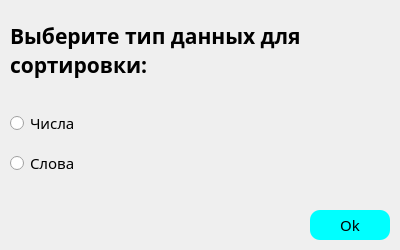
<?xml version="1.0" encoding="UTF-8"?>
<ui version="4.0">
 <class>Window_DataChoise</class>
 <widget class="QDialog" name="Window_DataChoise">
  <property name="geometry">
   <rect>
    <x>0</x>
    <y>0</y>
    <width>400</width>
    <height>250</height>
   </rect>
  </property>
  <property name="minimumSize">
   <size>
    <width>400</width>
    <height>250</height>
   </size>
  </property>
  <property name="maximumSize">
   <size>
    <width>400</width>
    <height>250</height>
   </size>
  </property>
  <property name="windowTitle">
   <string>DataChoise</string>
  </property>
  <property name="styleSheet">
   <string notr="true">QPushButton{
	background-color: aqua;
	border-radius: 10px;
	color: black;
	border-style: solid;
	font-size: 15px;
}</string>
  </property>
  <widget class="QLabel" name="label">
   <property name="geometry">
    <rect>
     <x>10</x>
     <y>20</y>
     <width>411</width>
     <height>61</height>
    </rect>
   </property>
   <property name="font">
    <font>
     <family>Bahnschrift</family>
     <pointsize>16</pointsize>
     <bold>true</bold>
    </font>
   </property>
   <property name="text">
    <string>Выберите тип данных для
сортировки:</string>
   </property>
  </widget>
  <widget class="QRadioButton" name="radioButton">
   <property name="geometry">
    <rect>
     <x>10</x>
     <y>110</y>
     <width>270</width>
     <height>26</height>
    </rect>
   </property>
   <property name="font">
    <font>
     <family>Bahnschrift</family>
     <pointsize>11</pointsize>
    </font>
   </property>
   <property name="text">
    <string>Числа</string>
   </property>
  </widget>
  <widget class="QRadioButton" name="radioButton_2">
   <property name="geometry">
    <rect>
     <x>10</x>
     <y>150</y>
     <width>270</width>
     <height>26</height>
    </rect>
   </property>
   <property name="font">
    <font>
     <family>Bahnschrift</family>
     <pointsize>11</pointsize>
    </font>
   </property>
   <property name="text">
    <string>Слова</string>
   </property>
  </widget>
  <widget class="QPushButton" name="pushButton">
   <property name="geometry">
    <rect>
     <x>310</x>
     <y>210</y>
     <width>80</width>
     <height>30</height>
    </rect>
   </property>
   <property name="font">
    <font>
     <family>Trebuchet MS</family>
     <pointsize>-1</pointsize>
    </font>
   </property>
   <property name="text">
    <string>Ok</string>
   </property>
  </widget>
 </widget>
 <resources/>
 <connections/>
</ui>
